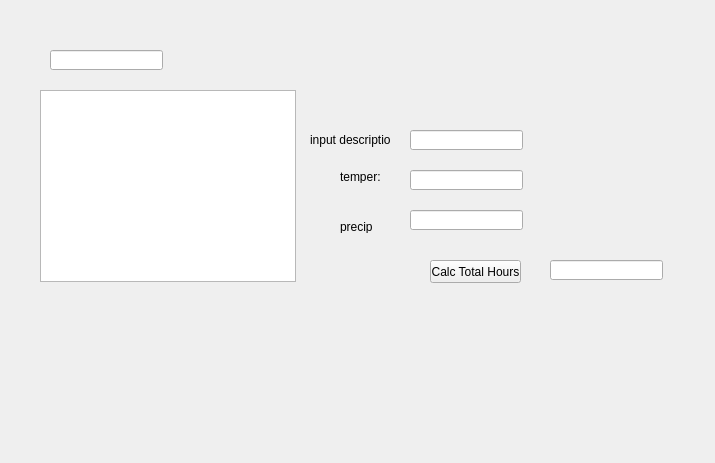
<?xml version="1.0" encoding="UTF-8"?>
<ui version="4.0">
 <class>gui</class>
 <widget class="QWidget" name="gui">
  <property name="geometry">
   <rect>
    <x>0</x>
    <y>0</y>
    <width>715</width>
    <height>463</height>
   </rect>
  </property>
  <property name="windowTitle">
   <string>gui</string>
  </property>
  <widget class="QListWidget" name="listWidget">
   <property name="geometry">
    <rect>
     <x>40</x>
     <y>90</y>
     <width>256</width>
     <height>192</height>
    </rect>
   </property>
  </widget>
  <widget class="QLineEdit" name="FilterlineEdit">
   <property name="geometry">
    <rect>
     <x>50</x>
     <y>50</y>
     <width>113</width>
     <height>20</height>
    </rect>
   </property>
  </widget>
  <widget class="QLineEdit" name="DesclineEdit">
   <property name="geometry">
    <rect>
     <x>410</x>
     <y>130</y>
     <width>113</width>
     <height>20</height>
    </rect>
   </property>
  </widget>
  <widget class="QLineEdit" name="TemplineEdit">
   <property name="geometry">
    <rect>
     <x>410</x>
     <y>170</y>
     <width>113</width>
     <height>20</height>
    </rect>
   </property>
  </widget>
  <widget class="QLineEdit" name="PreciplineEdit">
   <property name="geometry">
    <rect>
     <x>410</x>
     <y>210</y>
     <width>113</width>
     <height>20</height>
    </rect>
   </property>
  </widget>
  <widget class="QLabel" name="label">
   <property name="geometry">
    <rect>
     <x>310</x>
     <y>130</y>
     <width>81</width>
     <height>20</height>
    </rect>
   </property>
   <property name="text">
    <string>input description</string>
   </property>
  </widget>
  <widget class="QLabel" name="label_2">
   <property name="geometry">
    <rect>
     <x>340</x>
     <y>170</y>
     <width>47</width>
     <height>13</height>
    </rect>
   </property>
   <property name="text">
    <string>temper:</string>
   </property>
  </widget>
  <widget class="QLabel" name="label_3">
   <property name="geometry">
    <rect>
     <x>340</x>
     <y>220</y>
     <width>47</width>
     <height>13</height>
    </rect>
   </property>
   <property name="text">
    <string>precip</string>
   </property>
  </widget>
  <widget class="QLineEdit" name="ShowlineEdit">
   <property name="geometry">
    <rect>
     <x>550</x>
     <y>260</y>
     <width>113</width>
     <height>20</height>
    </rect>
   </property>
  </widget>
  <widget class="QPushButton" name="CalcpushButton">
   <property name="geometry">
    <rect>
     <x>430</x>
     <y>260</y>
     <width>91</width>
     <height>23</height>
    </rect>
   </property>
   <property name="text">
    <string>Calc Total Hours</string>
   </property>
  </widget>
 </widget>
 <resources/>
 <connections/>
</ui>
